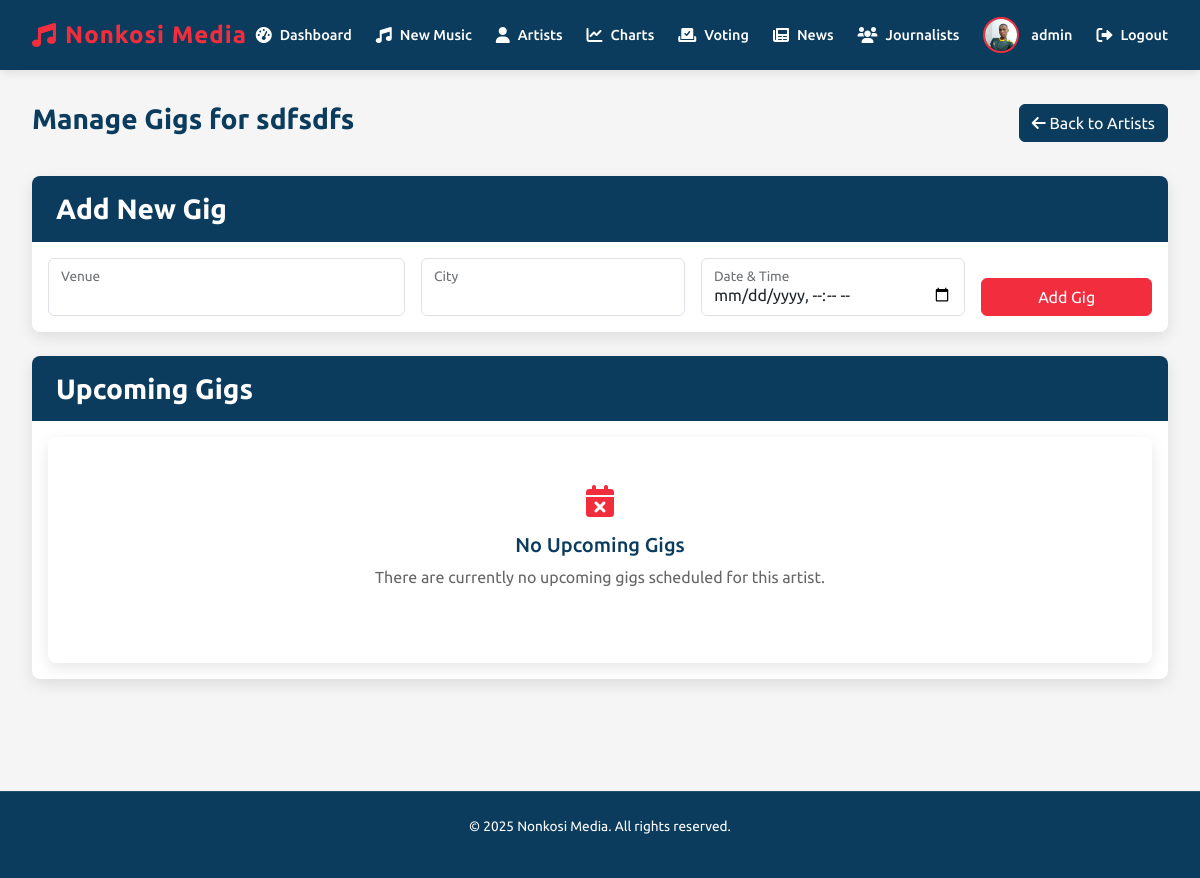
Page /admin/artist/1/gigs (signed in) on the earlier database version.
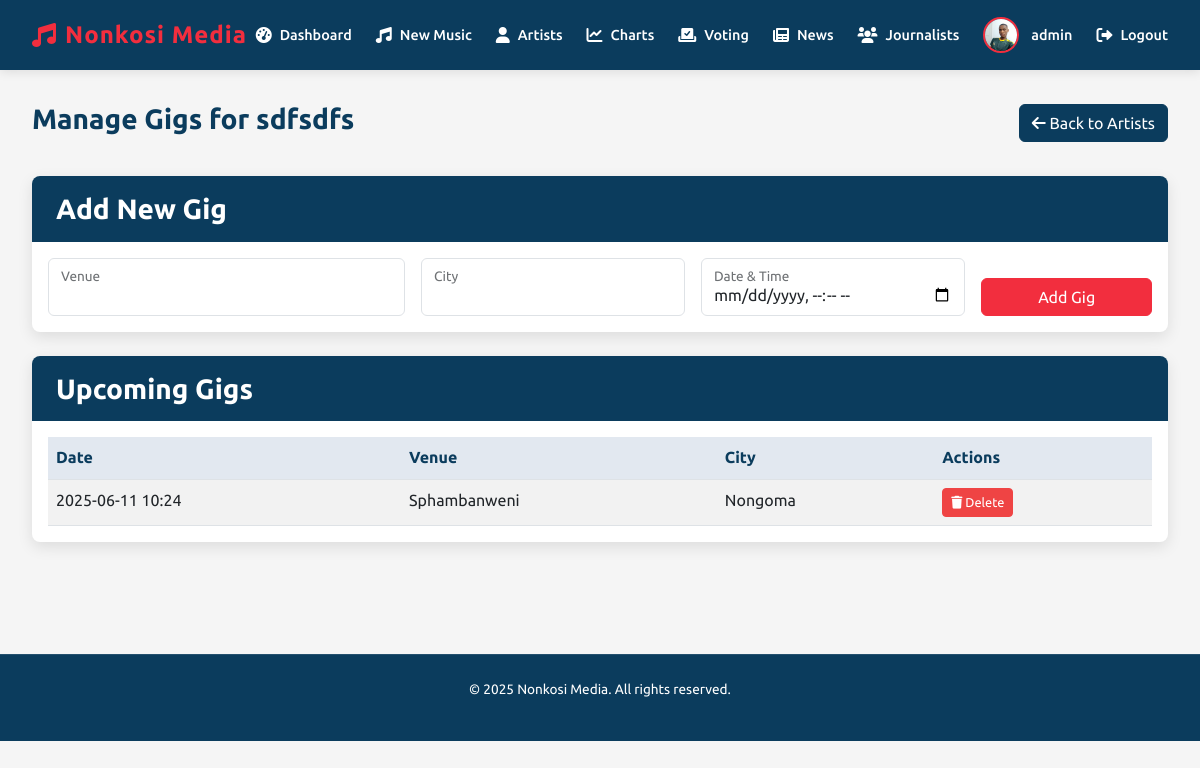
Same page on the later database version.
### app.py (models this page shows)
class Gig(db.Model):
    id = db.Column(db.Integer, primary_key=True)
    venue = db.Column(db.String(200), nullable=False)
    date = db.Column(db.DateTime, nullable=False)
    city = db.Column(db.String(100), nullable=False)
    artist_id = db.Column(db.Integer, db.ForeignKey('artist.id'), nullable=False)

### app.py (the view)
@app.route('/admin/artist/<int:artist_id>/gigs')
@login_required
def manage_gigs(artist_id):
    if current_user.role != 'admin':
        flash('You are not authorized to access this page', 'error')
        return redirect(url_for('home'))
    artist = Artist.query.get_or_404(artist_id)
    gigs = Gig.query.filter_by(artist_id=artist_id).order_by(Gig.date).all()
    return render_template('manage_gigs.html', artist=artist, gigs=gigs)

### app.py (called while the page is built)
@login_manager.user_loader
def load_user(user_id):
    return User.query.get(int(user_id))

@app.context_processor
def inject_datetime():
    return {'datetime': datetime}

### templates/manage_gigs.html (shortened to what the changed rows need)
<!DOCTYPE html>
<html lang="en">
<head>
  <link rel="stylesheet" href="https://cdnjs.cloudflare.com/ajax/libs/font-awesome/6.0.0/css/all.min.css">
  <link href="https://cdn.jsdelivr.net/npm/bootstrap@5.3.0/dist/css/bootstrap.min.css" rel="stylesheet">
</head>
<body>
  <main class="container">
    <div class="page-header">
      <h1 class="page-title">Manage Gigs for {{ artist.name }}</h1>
    </div>
    <div class="card">
      <div class="card-body">
        {% if gigs %}
        <div class="table-responsive">
          <table class="table table-striped">
            <thead>
              <tr>
                <th>Date</th>
                <th>Venue</th>
                <th>City</th>
                <th>Actions</th>
              </tr>
            </thead>
            <tbody>
              {% for gig in gigs %}
              <tr>
                <td>{{ gig.date.strftime('%Y-%m-%d %H:%M') }}</td>
                <td>{{ gig.venue }}</td>
                <td>{{ gig.city }}</td>
                <td>
                  <button class="btn btn-sm btn-danger delete-gig" data-id="{{ gig.id }}">
                    <i class="fas fa-trash"></i> Delete
                  </button>
                </td>
              </tr>
              {% endfor %}
            </tbody>
          </table>
        </div>
        {% else %}
        <div class="empty-state">
          <i class="fas fa-calendar-times"></i>
          <h3>No Upcoming Gigs</h3>
          <p>There are currently no upcoming gigs scheduled for this artist.</p>
        </div>
        {% endif %}
      </div>
    </div>
  </main>
</body>
</html>

Differences in the rows shown:
added Gig: date "2025-06-11 10:24", venue "Sphambanweni", city "Nongoma"
Other differences:
text no longer shown: "No Upcoming Gigs There are currently no upcoming gigs scheduled for this artist."
text now shown: "Date Venue City Actions"
